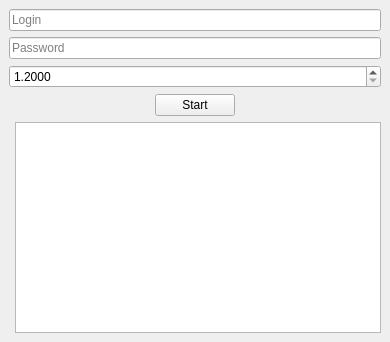
<?xml version="1.0" encoding="UTF-8"?>
<ui version="4.0">
 <class>MainWindow</class>
 <widget class="QMainWindow" name="MainWindow">
  <property name="geometry">
   <rect>
    <x>0</x>
    <y>0</y>
    <width>390</width>
    <height>342</height>
   </rect>
  </property>
  <property name="windowTitle">
   <string>Scraper rossiya-airlines</string>
  </property>
  <widget class="QWidget" name="centralwidget">
   <layout class="QVBoxLayout" name="verticalLayout">
    <item>
     <widget class="QLineEdit" name="edit_login">
      <property name="text">
       <string/>
      </property>
      <property name="placeholderText">
       <string>Login</string>
      </property>
     </widget>
    </item>
    <item>
     <widget class="QLineEdit" name="edit_password">
      <property name="text">
       <string/>
      </property>
      <property name="echoMode">
       <enum>QLineEdit::Normal</enum>
      </property>
      <property name="placeholderText">
       <string>Password</string>
      </property>
     </widget>
    </item>
    <item>
     <widget class="QDateEdit" name="dateEdit">
      <property name="displayFormat">
       <string>M.yyyy</string>
      </property>
      <property name="calendarPopup">
       <bool>false</bool>
      </property>
      <property name="date">
       <date>
        <year>2000</year>
        <month>1</month>
        <day>1</day>
       </date>
      </property>
     </widget>
    </item>
    <item>
     <layout class="QHBoxLayout" name="horizontalLayout">
      <item>
       <spacer name="horizontalSpacer">
        <property name="orientation">
         <enum>Qt::Horizontal</enum>
        </property>
        <property name="sizeHint" stdset="0">
         <size>
          <width>40</width>
          <height>20</height>
         </size>
        </property>
       </spacer>
      </item>
      <item>
       <widget class="QPushButton" name="button_collect_data">
        <property name="maximumSize">
         <size>
          <width>399</width>
          <height>16777215</height>
         </size>
        </property>
        <property name="text">
         <string>Start</string>
        </property>
       </widget>
      </item>
      <item>
       <spacer name="horizontalSpacer_2">
        <property name="orientation">
         <enum>Qt::Horizontal</enum>
        </property>
        <property name="sizeHint" stdset="0">
         <size>
          <width>40</width>
          <height>20</height>
         </size>
        </property>
       </spacer>
      </item>
     </layout>
    </item>
    <item>
     <layout class="QFormLayout" name="formLayout_2">
      <item row="0" column="1">
       <widget class="QTextEdit" name="console">
        <property name="readOnly">
         <bool>true</bool>
        </property>
       </widget>
      </item>
     </layout>
    </item>
   </layout>
  </widget>
 </widget>
 <resources/>
 <connections/>
</ui>
